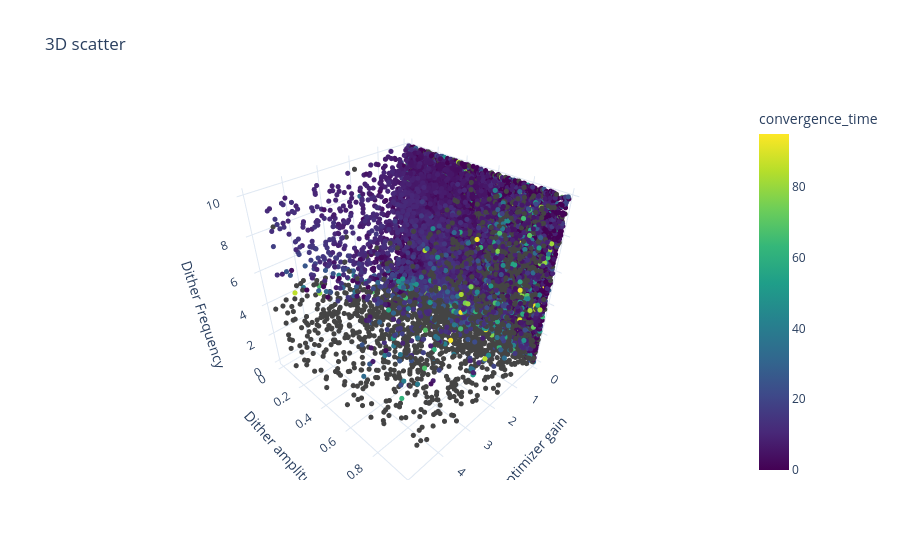

This figure's notebook cell:
### Markdown cell above
#### Original plots

### Code cell
import plotly.express as px

# Drawn for a random sample of 20,000 runs: all 200,000 points make the notebook about 8 MB larger.
# Remove ".sample(20000, random_state=0)" to plot every run.
fig200k = px.scatter_3d(df.sample(20000, random_state=0),
                    x = 'optimizer_gain',
                    y = 'dither_amplitude',
                    z = 'dither_frequency',
                    color = 'convergence_time',
                    color_continuous_scale = 'Viridis',
                    title = '3D scatter',
                    labels = {'optimizer_gain' : 'Optimizer gain',
                              'dither_amplitude' : 'Dither amplitude',
                              'dither_frequency' : 'Dither Frequency'})
fig200k.update_traces(marker=dict(size=3))
fig200k.show()

### Figure 1 — Plotly figure (JSON) as saved in the notebook; plotly's stock layout.template omitted (floating-point values rounded to 4 significant figures; data arrays with more than 128 entries replaced by an {"elided": "..."} marker saying what was removed)
{"data": [{"hovertemplate": "Optimizer gain=%{x}<br>Dither amplitude=%{y}<br>Dither Frequency=%{z}<br>convergence_time=%{marker.color}<extra></extra>", "legendgroup": "", "marker": {"color": {"elided": "20000 float values"}, "coloraxis": "coloraxis", "size": 3, "symbol": "circle"}, "mode": "markers", "name": "", "scene": "scene", "showlegend": false, "type": "scatter3d", "x": {"elided": "20000 float values"}, "y": {"elided": "20000 float values"}, "z": {"elided": "20000 float values"}}], "layout": {"coloraxis": {"autocolorscale": false, "colorbar": {"title": {"text": "convergence_time"}}, "colorscale": [[0.0, "#440154"], [0.1111, "#482878"], [0.2222, "#3e4989"], [0.3333, "#31688e"], [0.4444, "#26828e"], [0.5556, "#1f9e89"], [0.6667, "#35b779"], [0.7778, "#6ece58"], [0.8889, "#b5de2b"], [1.0, "#fde725"]]}, "legend": {"tracegroupgap": 0}, "scene": {"domain": {"x": [0.0, 1.0], "y": [0.0, 1.0]}, "xaxis": {"title": {"text": "Optimizer gain"}}, "yaxis": {"title": {"text": "Dither amplitude"}}, "zaxis": {"title": {"text": "Dither Frequency"}}}, "title": {"text": "3D scatter"}}}
